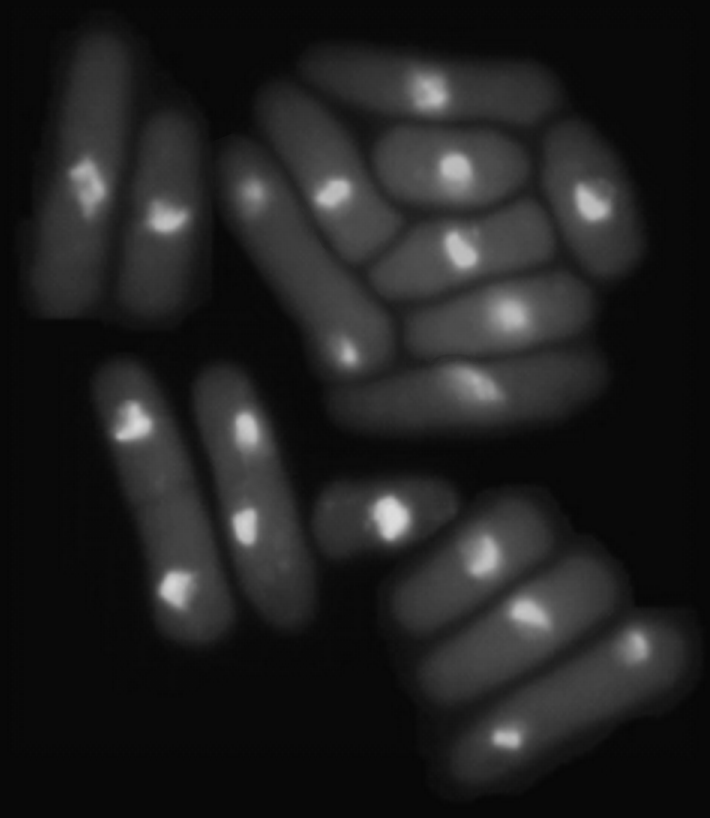
#> input picture img/img_13.png, 710 x 818 px, found by its file name
$ jupyter execute Lab10_AdaptiveLocal.ipynb
#> lines starting #> are read from the running program, lines starting #| are printed output that depends on the picture; after the words box and inside, x2 and y2 are one past the last pixel; in counts of white or black regions, pixels touching at a corner belong together
#> further down, img is the input picture: shape (818, 710); min 6, max 222, mean 33.1
[cell 1]
import numpy as  np
import cv2 as cv

[cell 2]
def adaptiveLocalThresholding(img, a, b, ksize):
#> called with a = 15, b = 1, ksize = 5
    M, N = img.shape
#> M = 818; N = 710
    out = np.zeros_like(img)
    padding = ksize//2
    padded = np.pad(img, padding, mode='reflect')
    avg = np.mean(img)
#> avg = 33.1
    for row in range(M):
        for col in range(N):
           S = padded[row:row+ksize, col:col+ksize]
           std = np.std(S)
           T = a*std + b*avg
           if img[row, col] <= T:
                out[row, col] = 0
           else:
                out[row, col] = 255
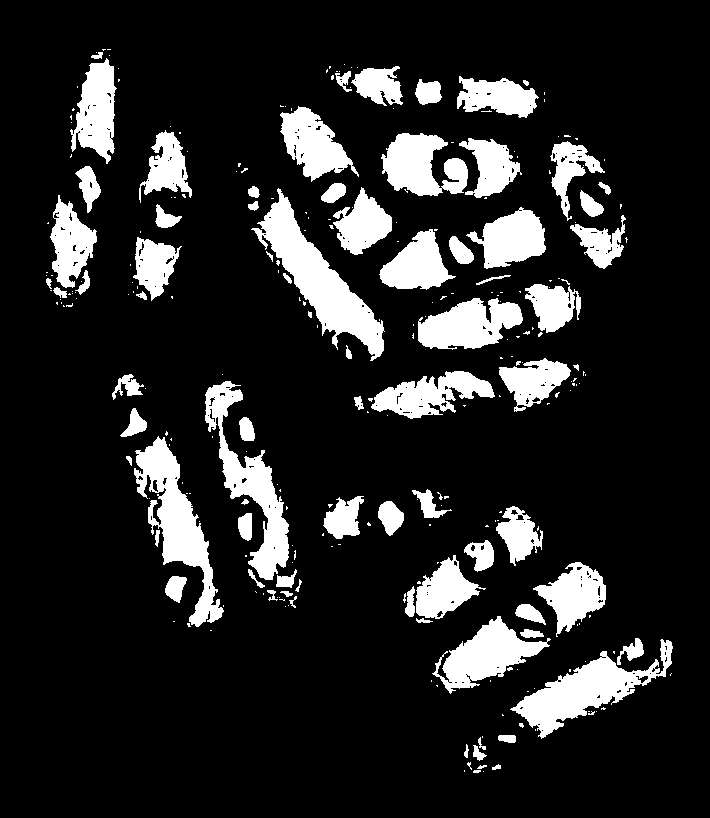
#> out: shape (818, 710); 14.8% white; 280 white regions (201 under 20 px), largest, box (x1, y1, x2, y2) and area: (251, 188, 385, 361) 6616, (134, 436, 224, 627) 5642, (510, 639, 673, 739) 5244
    return out

[cell 3]
file = 'D:\CODE\XLA\DIP\DIP\img\img_13.png'
img = cv.imread(file, cv.IMREAD_GRAYSCALE)
a = 15
b = 1
ksize = 5
out = adaptiveLocalThresholding(img, a, b, ksize)
cv.imshow('Original', img)
cv.imshow('Adaptive Local Thresholding', out)
cv.waitKey(0)
cv.destroyAllWindows()
